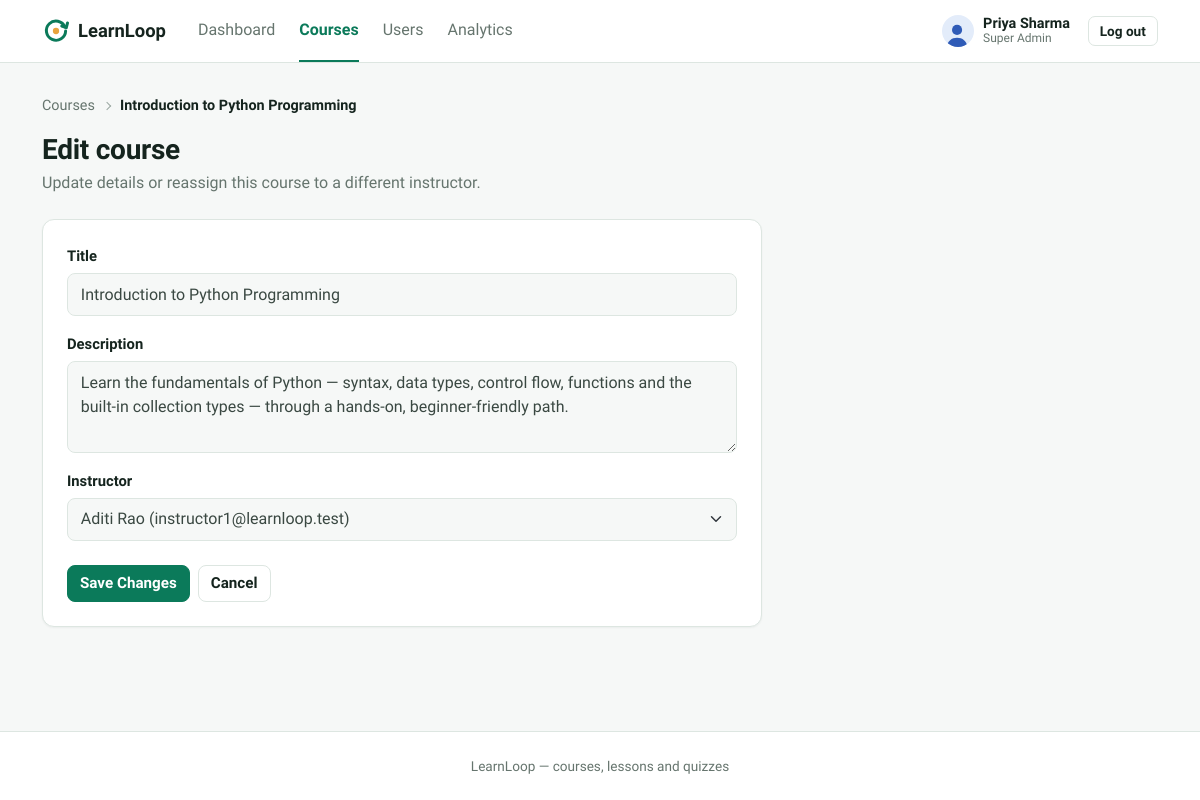
/index.php?route=admin/courses/edit&id=1 (signed in), run on the app's committed database.
### tables this page shows
CREATE TABLE courses (
    id              INT AUTO_INCREMENT PRIMARY KEY,
    title           VARCHAR(150) NOT NULL,
    description     TEXT NULL,
    instructor_id   INT NOT NULL,
    status          ENUM('active','inactive') NOT NULL DEFAULT 'active',
    created_at      TIMESTAMP NOT NULL DEFAULT CURRENT_TIMESTAMP,
    FOREIGN KEY (instructor_id) REFERENCES users(id),
    KEY idx_courses_instructor (instructor_id),
    KEY idx_courses_status (status)
);

CREATE TABLE users (
    id            INT AUTO_INCREMENT PRIMARY KEY,
    name          VARCHAR(100) NOT NULL,
    email         VARCHAR(150) NOT NULL UNIQUE,
    password      VARCHAR(255) NOT NULL,
    role          ENUM('super_admin','instructor','student') NOT NULL,
    status        ENUM('active','inactive') NOT NULL DEFAULT 'active',
    created_at    TIMESTAMP NOT NULL DEFAULT CURRENT_TIMESTAMP
);

### app/controllers/AdminController.php (called while the page is built, shortened)
<?php
require_once __DIR__ . '/../models/User.php';
require_once __DIR__ . '/../models/Course.php';
class AdminController
{
    public function courseEditForm(): void
    {
        $course = Course::find((int)($_GET['id'] ?? 0));
        $instructors = User::activeInstructors();
        $errors = [];
        $old = [];
        require __DIR__ . '/../views/admin/course_edit.php';
    }
}

### public/index.php (called while the page is built, shortened)
<?php
require_once __DIR__ . '/../core/helpers.php';
require_once __DIR__ . '/../core/Database.php';
require_once __DIR__ . '/../app/models/User.php';
require_once __DIR__ . '/../app/models/Course.php';
require_once __DIR__ . '/../app/controllers/AdminController.php';
$router = new Router();
$router->get('login', fn() => (new AuthController())->showLogin());
$router->post('login', fn() => (new AuthController())->login());
$router->post('logout', fn() => (new AuthController())->logout());
$router->get('admin/dashboard', fn() => (new AdminController())->dashboard());
$router->get('admin/courses', fn() => (new AdminController())->courses());
$router->get('admin/courses/create', fn() => (new AdminController())->courseCreateForm());
$router->post('admin/courses/store', fn() => (new AdminController())->courseStore());
$router->get('admin/courses/edit', fn() => (new AdminController())->courseEditForm());
$router->post('admin/courses/update', fn() => (new AdminController())->courseUpdate());
$router->post('admin/courses/status', fn() => (new AdminController())->courseStatus());
$router->get('admin/users', fn() => (new AdminController())->users());
$router->get('admin/users/create', fn() => (new AdminController())->userCreateForm());
$router->post('admin/users/store', fn() => (new AdminController())->userStore());
$router->post('admin/users/status', fn() => (new AdminController())->userStatus());
$router->get('admin/analytics', fn() => (new AdminController())->analytics());
$router->get('instructor/dashboard', fn() => (new InstructorController())->dashboard());
$router->get('instructor/courses', fn() => (new InstructorController())->courses());
$router->get('instructor/courses/edit', fn() => (new InstructorController())->courseEditForm());
$router->post('instructor/courses/update', fn() => (new InstructorController())->courseUpdate());
$router->get('instructor/lessons', fn() => (new InstructorController())->lessons());
$router->get('instructor/lessons/create', fn() => (new InstructorController())->lessonCreateForm());
$router->post('instructor/lessons/store', fn() => (new InstructorController())->lessonStore());
$router->get('instructor/lessons/edit', fn() => (new InstructorController())->lessonEditForm());
$router->post('instructor/lessons/update', fn() => (new InstructorController())->lessonUpdate());
$router->post('instructor/lessons/delete', fn() => (new InstructorController())->lessonDelete());
$router->post('instructor/lessons/move', fn() => (new InstructorController())->lessonMove());
$router->get('instructor/quiz', fn() => (new InstructorController())->quiz());
$router->post('instructor/quiz/store', fn() => (new InstructorController())->quizStore());
$router->get('instructor/quiz/questions/create', fn() => (new InstructorController())->questionCreateForm());
$router->post('instructor/quiz/questions/store', fn() => (new InstructorController())->questionStore());
$router->get('instructor/quiz/questions/edit', fn() => (new InstructorController())->questionEditForm());
$router->post('instructor/quiz/questions/update', fn() => (new InstructorController())->questionUpdate());
$router->post('instructor/quiz/questions/delete', fn() => (new InstructorController())->questionDelete());
$router->get('instructor/gradebook', fn() => (new InstructorController())->gradebook());
$router->get('student/dashboard', fn() => (new StudentController())->dashboard());
$router->get('student/catalog', fn() => (new StudentController())->catalog());
$router->post('student/enroll', fn() => (new StudentController())->enroll());
$router->get('student/courses/view', fn() => (new StudentController())->courseView());
$router->get('student/lessons/view', fn() => (new StudentController())->lessonView());
$router->post('student/lessons/complete', fn() => (new StudentController())->lessonComplete());
$router->get('student/quiz/take', fn() => (new StudentController())->quizTake());
$router->post('student/quiz/submit', fn() => (new StudentController())->quizSubmit());
$router->get('student/quiz/result', fn() => (new StudentController())->quizResult());
$router->get('student/grades', fn() => (new StudentController())->grades());
$route = $_GET['route'] ?? '';
$router->dispatch($_SERVER['REQUEST_METHOD'], $route);

### core/Router.php (called while the page is built, shortened)
<?php
class Router
{
    private array $routes = ['GET' => [], 'POST' => []];
    public function get(string $route, callable $handler): void
    {
        $this->routes['GET'][$route] = $handler;
    }
    public function post(string $route, callable $handler): void
    {
        $this->routes['POST'][$route] = $handler;
    }
    public function dispatch(string $method, string $route): void
    {
        $handler = $this->routes[$method][$route] ?? null;
        try {
            $handler();
        } catch (Throwable $e) {
            error_log($e->getMessage());
            http_response_code(500);
            require __DIR__ . '/../app/views/errors/500.php';
        }
    }
}

### config/database.php (called while the page is built)
<?php
return [
    'host'     => '127.0.0.1',
    'port'     => 3306,
    'database' => 'learnloop',
    'username' => 'root',
    'password' => '',
    'charset'  => 'utf8mb4',
];

### core/Database.php (called while the page is built)
<?php
class Database
{
    private static ?PDO $instance = null;
    public static function connect(): PDO
    {
        if (self::$instance === null) {
            $config = require __DIR__ . '/../config/database.php';
            $dsn = sprintf(
                'mysql:host=%s;port=%d;dbname=%s;charset=%s',
                $config['host'],
                $config['port'],
                $config['database'],
                $config['charset']
            );
            self::$instance = new PDO($dsn, $config['username'], $config['password'], [
                PDO::ATTR_ERRMODE            => PDO::ERRMODE_EXCEPTION,
                PDO::ATTR_DEFAULT_FETCH_MODE => PDO::FETCH_ASSOC,
                PDO::ATTR_EMULATE_PREPARES   => false,
            ]);
        }
        return self::$instance;
    }
}

### app/models/Course.php (called while the page is built, shortened)
<?php
require_once __DIR__ . '/../../core/Database.php';
class Course
{
    private static function baseSelect(): string
    {
        return "SELECT c.*, u.name AS instructor_name,
                        (SELECT COUNT(*) FROM lessons l WHERE l.course_id = c.id) AS lesson_count,
                        (SELECT COUNT(*) FROM enrollments e WHERE e.course_id = c.id) AS enrollment_count
                 FROM courses c
                 JOIN users u ON u.id = c.instructor_id";
    }
    public static function find(int $id): ?array
    {
        $stmt = Database::connect()->prepare(self::baseSelect() . ' WHERE c.id = ?');
        $stmt->execute([$id]);
        return $stmt->fetch() ?: null;
    }
}

### app/models/User.php (called while the page is built, shortened)
<?php
require_once __DIR__ . '/../../core/Database.php';
class User
{
    public static function activeInstructors(): array
    {
        $stmt = Database::connect()->prepare(
            "SELECT * FROM users WHERE role = 'instructor' AND status = 'active' ORDER BY name"
        );
        $stmt->execute();
        return $stmt->fetchAll();
    }
}

### app/views/admin/course_edit.php (the view, shortened to what this page needs)
<?php $pageTitle = 'Edit Course'; require __DIR__ . '/../partials/header.php'; require __DIR__ . '/../partials/navbar.php'; ?>
<?php $crumbs = [['Courses', 'admin/courses'], [$course['title'], null]]; require __DIR__ . '/../partials/breadcrumbs.php'; ?>
<h1 class="ll-page-title">Edit course</h1>
<p class="ll-page-sub">Update details or reassign this course to a different instructor.</p>
<div class="card ll-form-card mt-4">
    <div class="card-body p-4">
        <form method="POST" action="/index.php?route=admin/courses/update">
            <div class="mb-3">
                <label class="form-label" for="title">Title</label>
                <input type="text" class="form-control <?= isset($errors['title']) ? 'is-invalid' : '' ?>" id="title" name="title" value="<?= old($old ?: $course, 'title') ?>" required>
            </div>
            <div class="mb-3">
                <label class="form-label" for="description">Description</label>
                <textarea class="form-control" id="description" name="description" rows="3"><?= old($old ?: $course, 'description') ?></textarea>
            </div>
            <div class="mb-3">
                <label class="form-label" for="instructor_id">Instructor</label>
                <select class="form-select <?= isset($errors['instructor_id']) ? 'is-invalid' : '' ?>" id="instructor_id" name="instructor_id" required>
                    <?php foreach ($instructors as $i): ?>
                        <option value="<?= (int)$i['id'] ?>" <?= ((int)($old['instructor_id'] ?? $course['instructor_id']) === (int)$i['id']) ? 'selected' : '' ?>><?= e($i['name']) ?> (<?= e($i['email']) ?>)</option>
                    <?php endforeach; ?>
                </select>
            </div>
            <div class="ll-form-actions">
                <button type="submit" class="btn btn-primary">Save Changes</button>
                <a href="/index.php?route=admin/courses" class="btn btn-outline-secondary">Cancel</a>
            </div>
        </form>
    </div>
</div>
<?php require __DIR__ . '/../partials/footer.php'; ?>

### public/assets/css/style.css (style rules this page uses)
:root { --ll-primary: #0B7A5A; --ll-primary-dark: #086147; --ll-primary-50: #E9F5EF; --ll-primary-100: #CDE9DB; --ll-ink: #15241E; --ll-body: #3A4842; --ll-muted: #66756E; --ll-line: #DDE6E1; --ll-line-soft: #ECF1EE; --ll-ground: #F6F8F7; --ll-surface: #FFFFFF; --ll-fail: #B42318; --ll-fail-50: #FDECEA; --ll-warn: #93600A; --ll-warn-50: #FBF1DE; --ll-radius: 12px; --ll-radius-sm: 8px; --ll-shadow: 0 1px 2px rgba(21, 36, 30, 0.05); --bs-body-font-family: 'Source Sans 3', 'Segoe UI', system-ui, sans-serif; --bs-body-font-size: 1rem; --bs-body-color: var(--ll-body); --bs-body-bg: var(--ll-ground); --bs-link-color: var(--ll-primary); --bs-link-color-rgb: 11, 122, 90; --bs-link-hover-color: var(--ll-primary-dark); --bs-link-hover-color-rgb: 8, 97, 71; --bs-border-color: var(--ll-line); --bs-primary: var(--ll-primary); --bs-primary-rgb: 11, 122, 90; --bs-secondary-color: var(--ll-muted); color-scheme: light; }
body { background: var(--ll-ground); display: flex; flex-direction: column; min-height: 100vh; }
a { text-decoration: none; }
h1, h2, h3, h4, h5, h6, .h1, .h2, .h3, .h4, .h5, .h6 { font-family: 'Lexend', 'Source Sans 3', sans-serif; color: var(--ll-ink); font-weight: 600; letter-spacing: -0.01em; }
.ll-page-title { font-size: 1.75rem; font-weight: 700; line-height: 1.2; margin-bottom: 0.3rem; }
.ll-page-sub { color: var(--ll-muted); margin-bottom: 0; max-width: 68ch; }
.card { --bs-card-border-color: var(--ll-line); --bs-card-border-radius: var(--ll-radius); --bs-card-inner-border-radius: calc(var(--ll-radius) - 1px); box-shadow: var(--ll-shadow); background: var(--ll-surface); }
.btn { --bs-btn-font-weight: 600; --bs-btn-border-radius: var(--ll-radius-sm); --bs-btn-font-size: 0.95rem; }
.btn-primary { --bs-btn-bg: var(--ll-primary); --bs-btn-border-color: var(--ll-primary); --bs-btn-hover-bg: var(--ll-primary-dark); --bs-btn-hover-border-color: var(--ll-primary-dark); --bs-btn-active-bg: var(--ll-primary-dark); --bs-btn-active-border-color: var(--ll-primary-dark); --bs-btn-disabled-bg: #9DB8AB; --bs-btn-disabled-border-color: #9DB8AB; --bs-btn-focus-shadow-rgb: 11, 122, 90; }
.btn-outline-secondary { --bs-btn-color: var(--ll-ink); --bs-btn-border-color: var(--ll-line); --bs-btn-hover-color: var(--ll-primary); --bs-btn-hover-bg: var(--ll-surface); --bs-btn-hover-border-color: var(--ll-primary); --bs-btn-active-color: var(--ll-primary); --bs-btn-active-bg: var(--ll-primary-50); --bs-btn-active-border-color: var(--ll-primary); --bs-btn-disabled-color: #A5B0AA; --bs-btn-disabled-border-color: var(--ll-line-soft); background: var(--ll-surface); }
.form-label { font-weight: 600; color: var(--ll-ink); font-size: 0.925rem; margin-bottom: 0.35rem; }
.form-control, .form-select { border-color: var(--ll-line); border-radius: var(--ll-radius-sm); padding: 0.55rem 0.8rem; }
.ll-form-card { max-width: 720px; }
.ll-form-card .card-body { padding: 1.5rem; }
.ll-form-actions { display: flex; gap: 0.5rem; padding-top: 0.5rem; }

### data on the page
courses: title "Introduction to Python Programming", description "Learn the fundamentals of Python — syntax, data types, control flow, functions and the built-in collection types — through a hands-on, beginner-friendly path.", instructor_id "Aditi Rao (instructor1@learnloop.test)"

### other printed values
$label "Dashboard"
$label "Courses"
$label "Users"
$label "Analytics"
Auth::name() "Priya Sharma"
$roleLabel "Super Admin"
$label "Introduction to Python Programming"
